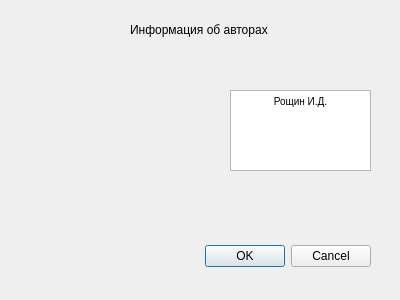
<?xml version="1.0" encoding="UTF-8"?>
<ui version="4.0">
 <class>auth</class>
 <widget class="QDialog" name="auth">
  <property name="geometry">
   <rect>
    <x>0</x>
    <y>0</y>
    <width>400</width>
    <height>300</height>
   </rect>
  </property>
  <property name="windowTitle">
   <string>Dialog</string>
  </property>
  <widget class="QDialogButtonBox" name="buttonBox">
   <property name="geometry">
    <rect>
     <x>30</x>
     <y>240</y>
     <width>341</width>
     <height>32</height>
    </rect>
   </property>
   <property name="orientation">
    <enum>Qt::Horizontal</enum>
   </property>
   <property name="standardButtons">
    <set>QDialogButtonBox::Cancel|QDialogButtonBox::Ok</set>
   </property>
  </widget>
  <widget class="QLabel" name="label">
   <property name="geometry">
    <rect>
     <x>130</x>
     <y>20</y>
     <width>171</width>
     <height>20</height>
    </rect>
   </property>
   <property name="text">
    <string>Информация об авторах</string>
   </property>
  </widget>
  <widget class="QTextEdit" name="textEdit">
   <property name="geometry">
    <rect>
     <x>230</x>
     <y>90</y>
     <width>141</width>
     <height>81</height>
    </rect>
   </property>
   <property name="html">
    <string>&lt;!DOCTYPE HTML PUBLIC &quot;-//W3C//DTD HTML 4.0//EN&quot; &quot;http://www.w3.org/TR/REC-html40/strict.dtd&quot;&gt;
&lt;html&gt;&lt;head&gt;&lt;meta name=&quot;qrichtext&quot; content=&quot;1&quot; /&gt;&lt;style type=&quot;text/css&quot;&gt;
p, li { white-space: pre-wrap; }
&lt;/style&gt;&lt;/head&gt;&lt;body style=&quot; font-family:'MS Shell Dlg 2'; font-size:7.8pt; font-weight:400; font-style:normal;&quot;&gt;
&lt;p align=&quot;center&quot; style=&quot; margin-top:0px; margin-bottom:0px; margin-left:0px; margin-right:0px; -qt-block-indent:0; text-indent:0px;&quot;&gt;Рощин И.Д.&lt;/p&gt;&lt;/body&gt;&lt;/html&gt;</string>
   </property>
  </widget>
  <widget class="QLabel" name="label_2">
   <property name="geometry">
    <rect>
     <x>20</x>
     <y>50</y>
     <width>181</width>
     <height>151</height>
    </rect>
   </property>
   <property name="text">
    <string/>
   </property>
   <property name="pixmap">
    <pixmap>D:/Моя учеба/СибГУТИ/ТРЕТИЙ КУРС/V СЕМЕСТР/Виз прог и чел-маш взаимод (часть 2)/labs/1.jpg</pixmap>
   </property>
  </widget>
 </widget>
 <resources/>
 <connections>
  <connection>
   <sender>buttonBox</sender>
   <signal>accepted()</signal>
   <receiver>auth</receiver>
   <slot>accept()</slot>
   <hints>
    <hint type="sourcelabel">
     <x>248</x>
     <y>254</y>
    </hint>
    <hint type="destinationlabel">
     <x>157</x>
     <y>274</y>
    </hint>
   </hints>
  </connection>
  <connection>
   <sender>buttonBox</sender>
   <signal>rejected()</signal>
   <receiver>auth</receiver>
   <slot>reject()</slot>
   <hints>
    <hint type="sourcelabel">
     <x>316</x>
     <y>260</y>
    </hint>
    <hint type="destinationlabel">
     <x>286</x>
     <y>274</y>
    </hint>
   </hints>
  </connection>
 </connections>
</ui>
